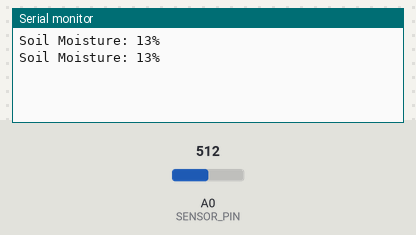
The program below on a simulated ESP8266 (NodeMCU). Shown: the last lines printed to the serial monitor. Inputs (shaded band) come from the test bench; at power-on: A0 (SENSOR_PIN) = 512.

Above: at 1.8 s.
1.9 s: A0 (SENSOR_PIN) set to 570
At 2.7 s:
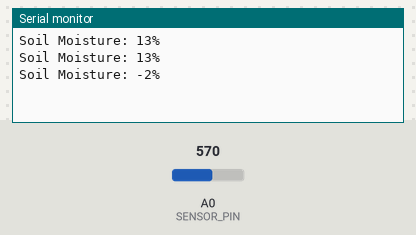
3.4 s: A0 (SENSOR_PIN) set to 550
At 4.8 s:
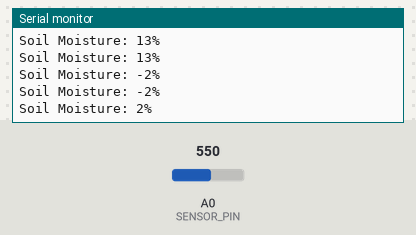
Timing chart, 0 to 6.4 s (numbered marks = the images above; inputs shaded):
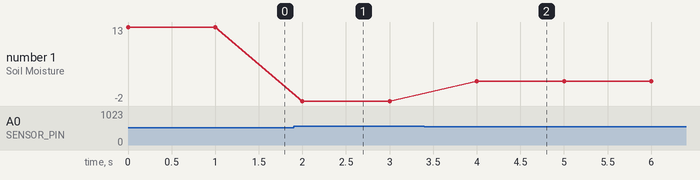

Measured:
- after the input at 1.9 s, the serial monitor: prints a new line after 0.10 s (image 1)
- after the input at 3.4 s, the serial monitor: prints a new line after 0.60 s (image 2)
- plotted number 1: 13 → -2 after the input at 1.9 s, -2 → 2 after the input at 3.4 s

The program:

main.cpp
```cpp
#include <Arduino.h>
#define SENSOR_PIN A0 // Define the analog pin for the sensor
#define MAX_VALUE 210
#define MIN_VALUE 560

int sensorValue;
int soilMoisture;

void setup()
{
    Serial.begin(9600);         // Initialize serial communication at 9600 baud rate
    pinMode(SENSOR_PIN, INPUT); // Set the sensor pin as input
}

void loop()
{
    sensorValue = analogRead(SENSOR_PIN);                          // Read the sensor value
    soilMoisture = map(sensorValue, MIN_VALUE, MAX_VALUE, 0, 100); // Map the sensor value to percentage
    Serial.print("Soil Moisture: ");
    Serial.print(soilMoisture);
    Serial.println("%");
    delay(1000); // Wait for 1 second before the next reading
}
```
